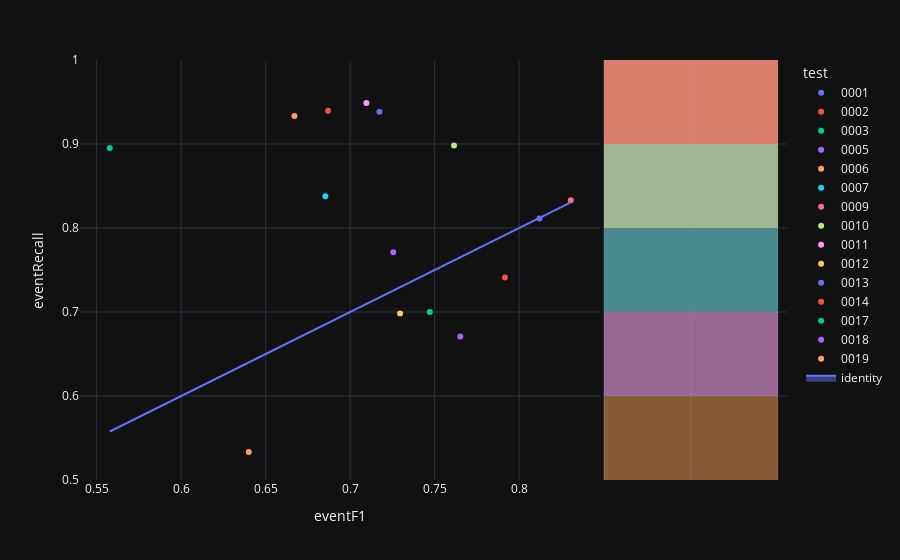

Notebook source saved alongside this figure:
### Code cell
fig=px.scatter(experimentModels,x='eventF1',y='eventRecall',color='test',hover_name='modelId', marginal_y="histogram")
fig.add_trace(
    go.Scatter(x=experimentModels['eventF1'], y=experimentModels['eventF1'], name="identity", mode='lines',fill="toself")
)
fig.show()

### Figure 1 — Plotly figure (JSON) as saved in the notebook; plotly's stock layout.template omitted (floating-point values rounded to 4 significant figures)
{"data": [{"hovertemplate": "<b>%{hovertext}</b><br><br>test=0001<br>eventF1=%{x}<br>eventRecall=%{y}<extra></extra>", "hovertext": ["bdbdfc7b-0c97-484c-b4e9-70e698d9b353"], "legendgroup": "0001", "marker": {"color": "#636efa", "symbol": "circle"}, "mode": "markers", "name": "0001", "orientation": "v", "showlegend": true, "x": [0.8121], "xaxis": "x", "y": [0.8113], "yaxis": "y", "type": "scatter"}, {"alignmentgroup": "True", "bingroup": "y", "hovertemplate": "test=0001<br>eventRecall=%{y}<br>count=%{x}<extra></extra>", "legendgroup": "0001", "marker": {"color": "#636efa"}, "name": "0001", "offsetgroup": "0001", "opacity": 0.5, "showlegend": false, "xaxis": "x2", "y": [0.8113], "yaxis": "y2", "type": "histogram"}, {"hovertemplate": "<b>%{hovertext}</b><br><br>test=0002<br>eventF1=%{x}<br>eventRecall=%{y}<extra></extra>", "hovertext": ["bae09da0-598a-46ed-b46a-553a9d1de380"], "legendgroup": "0002", "marker": {"color": "#EF553B", "symbol": "circle"}, "mode": "markers", "name": "0002", "orientation": "v", "showlegend": true, "x": [0.7916], "xaxis": "x", "y": [0.741], "yaxis": "y", "type": "scatter"}, {"alignmentgroup": "True", "bingroup": "y", "hovertemplate": "test=0002<br>eventRecall=%{y}<br>count=%{x}<extra></extra>", "legendgroup": "0002", "marker": {"color": "#EF553B"}, "name": "0002", "offsetgroup": "0002", "opacity": 0.5, "showlegend": false, "xaxis": "x2", "y": [0.741], "yaxis": "y2", "type": "histogram"}, {"hovertemplate": "<b>%{hovertext}</b><br><br>test=0003<br>eventF1=%{x}<br>eventRecall=%{y}<extra></extra>", "hovertext": ["2c77d9d9-8a36-4e76-ac92-65f9318bd100"], "legendgroup": "0003", "marker": {"color": "#00cc96", "symbol": "circle"}, "mode": "markers", "name": "0003", "orientation": "v", "showlegend": true, "x": [0.5577], "xaxis": "x", "y": [0.8951], "yaxis": "y", "type": "scatter"}, {"alignmentgroup": "True", "bingroup": "y", "hovertemplate": "test=0003<br>eventRecall=%{y}<br>count=%{x}<extra></extra>", "legendgroup": "0003", "marker": {"color": "#00cc96"}, "name": "0003", "offsetgroup": "0003", "opacity": 0.5, "showlegend": false, "xaxis": "x2", "y": [0.8951], "yaxis": "y2", "type": "histogram"}, {"hovertemplate": "<b>%{hovertext}</b><br><br>test=0005<br>eventF1=%{x}<br>eventRecall=%{y}<extra></extra>", "hovertext": ["dc49a81b-fa55-4b8e-989b-e40bd13a4302"], "legendgroup": "0005", "marker": {"color": "#ab63fa", "symbol": "circle"}, "mode": "markers", "name": "0005", "orientation": "v", "showlegend": true, "x": [0.7255], "xaxis": "x", "y": [0.7713], "yaxis": "y", "type": "scatter"}, {"alignmentgroup": "True", "bingroup": "y", "hovertemplate": "test=0005<br>eventRecall=%{y}<br>count=%{x}<extra></extra>", "legendgroup": "0005", "marker": {"color": "#ab63fa"}, "name": "0005", "offsetgroup": "0005", "opacity": 0.5, "showlegend": false, "xaxis": "x2", "y": [0.7713], "yaxis": "y2", "type": "histogram"}, {"hovertemplate": "<b>%{hovertext}</b><br><br>test=0006<br>eventF1=%{x}<br>eventRecall=%{y}<extra></extra>", "hovertext": ["3d3c90d6-8d87-4dd0-85ec-9eedee1565cb"], "legendgroup": "0006", "marker": {"color": "#FFA15A", "symbol": "circle"}, "mode": "markers", "name": "0006", "orientation": "v", "showlegend": true, "x": [0.64], "xaxis": "x", "y": [0.5333], "yaxis": "y", "type": "scatter"}, {"alignmentgroup": "True", "bingroup": "y", "hovertemplate": "test=0006<br>eventRecall=%{y}<br>count=%{x}<extra></extra>", "legendgroup": "0006", "marker": {"color": "#FFA15A"}, "name": "0006", "offsetgroup": "0006", "opacity": 0.5, "showlegend": false, "xaxis": "x2", "y": [0.5333], "yaxis": "y2", "type": "histogram"}, {"hovertemplate": "<b>%{hovertext}</b><br><br>test=0007<br>eventF1=%{x}<br>eventRecall=%{y}<extra></extra>", "hovertext": ["6622a394-926c-45ad-a0f5-eb1def948317"], "legendgroup": "0007", "marker": {"color": "#19d3f3", "symbol": "circle"}, "mode": "markers", "name": "0007", "orientation": "v", "showlegend": true, "x": [0.6853], "xaxis": "x", "y": [0.8377], "yaxis": "y", "type": "scatter"}, {"alignmentgroup": "True", "bingroup": "y", "hovertemplate": "test=0007<br>eventRecall=%{y}<br>count=%{x}<extra></extra>", "legendgroup": "0007", "marker": {"color": "#19d3f3"}, "name": "0007", "offsetgroup": "0007", "opacity": 0.5, "showlegend": false, "xaxis": "x2", "y": [0.8377], "yaxis": "y2", "type": "histogram"}, {"hovertemplate": "<b>%{hovertext}</b><br><br>test=0009<br>eventF1=%{x}<br>eventRecall=%{y}<extra></extra>", "hovertext": ["91153884-8b2d-49a1-86cd-386a1add8f8e"], "legendgroup": "0009", "marker": {"color": "#FF6692", "symbol": "circle"}, "mode": "markers", "name": "0009", "orientation": "v", "showlegend": true, "x": [0.8306], "xaxis": "x", "y": [0.8329], "yaxis": "y", "type": "scatter"}, {"alignmentgroup": "True", "bingroup": "y", "hovertemplate": "test=0009<br>eventRecall=%{y}<br>count=%{x}<extra></extra>", "legendgroup": "0009", "marker": {"color": "#FF6692"}, "name": "0009", "offsetgroup": "0009", "opacity": 0.5, "showlegend": false, "xaxis": "x2", "y": [0.8329], "yaxis": "y2", "type": "histogram"}, {"hovertemplate": "<b>%{hovertext}</b><br><br>test=0010<br>eventF1=%{x}<br>eventRecall=%{y}<extra></extra>", "hovertext": ["672f9a5b-bab6-4a47-8889-b20041f97fe8"], "legendgroup": "0010", "marker": {"color": "#B6E880", "symbol": "circle"}, "mode": "markers", "name": "0010", "orientation": "v", "showlegend": true, "x": [0.7615], "xaxis": "x", "y": [0.8981], "yaxis": "y", "type": "scatter"}, {"alignmentgroup": "True", "bingroup": "y", "hovertemplate": "test=0010<br>eventRecall=%{y}<br>count=%{x}<extra></extra>", "legendgroup": "0010", "marker": {"color": "#B6E880"}, "name": "0010", "offsetgroup": "0010", "opacity": 0.5, "showlegend": false, "xaxis": "x2", "y": [0.8981], "yaxis": "y2", "type": "histogram"}, {"hovertemplate": "<b>%{hovertext}</b><br><br>test=0011<br>eventF1=%{x}<br>eventRecall=%{y}<extra></extra>", "hovertext": ["98885354-4ef8-4d7f-b64d-8fb9a1edc578"], "legendgroup": "0011", "marker": {"color": "#FF97FF", "symbol": "circle"}, "mode": "markers", "name": "0011", "orientation": "v", "showlegend": true, "x": [0.7096], "xaxis": "x", "y": [0.9488], "yaxis": "y", "type": "scatter"}, {"alignmentgroup": "True", "bingroup": "y", "hovertemplate": "test=0011<br>eventRecall=%{y}<br>count=%{x}<extra></extra>", "legendgroup": "0011", "marker": {"color": "#FF97FF"}, "name": "0011", "offsetgroup": "0011", "opacity": 0.5, "showlegend": false, "xaxis": "x2", "y": [0.9488], "yaxis": "y2", "type": "histogram"}, {"hovertemplate": "<b>%{hovertext}</b><br><br>test=0012<br>eventF1=%{x}<br>eventRecall=%{y}<extra></extra>", "hovertext": ["39389298-e7f5-4de1-9dc7-bcf9a95245bd"], "legendgroup": "0012", "marker": {"color": "#FECB52", "symbol": "circle"}, "mode": "markers", "name": "0012", "orientation": "v", "showlegend": true, "x": [0.7296], "xaxis": "x", "y": [0.6982], "yaxis": "y", "type": "scatter"}, {"alignmentgroup": "True", "bingroup": "y", "hovertemplate": "test=0012<br>eventRecall=%{y}<br>count=%{x}<extra></extra>", "legendgroup": "0012", "marker": {"color": "#FECB52"}, "name": "0012", "offsetgroup": "0012", "opacity": 0.5, "showlegend": false, "xaxis": "x2", "y": [0.6982], "yaxis": "y2", "type": "histogram"}, {"hovertemplate": "<b>%{hovertext}</b><br><br>test=0013<br>eventF1=%{x}<br>eventRecall=%{y}<extra></extra>", "hovertext": ["6843077b-61cf-42ad-93b6-b05a4e571941"], "legendgroup": "0013", "marker": {"color": "#636efa", "symbol": "circle"}, "mode": "markers", "name": "0013", "orientation": "v", "showlegend": true, "x": [0.7173], "xaxis": "x", "y": [0.9384], "yaxis": "y", "type": "scatter"}, {"alignmentgroup": "True", "bingroup": "y", "hovertemplate": "test=0013<br>eventRecall=%{y}<br>count=%{x}<extra></extra>", "legendgroup": "0013", "marker": {"color": "#636efa"}, "name": "0013", "offsetgroup": "0013", "opacity": 0.5, "showlegend": false, "xaxis": "x2", "y": [0.9384], "yaxis": "y2", "type": "histogram"}, {"hovertemplate": "<b>%{hovertext}</b><br><br>test=0014<br>eventF1=%{x}<br>eventRecall=%{y}<extra></extra>", "hovertext": ["2d6d22a0-446c-4062-a7c7-ddfb9c121e52"], "legendgroup": "0014", "marker": {"color": "#EF553B", "symbol": "circle"}, "mode": "markers", "name": "0014", "orientation": "v", "showlegend": true, "x": [0.6869], "xaxis": "x", "y": [0.9396], "yaxis": "y", "type": "scatter"}, {"alignmentgroup": "True", "bingroup": "y", "hovertemplate": "test=0014<br>eventRecall=%{y}<br>count=%{x}<extra></extra>", "legendgroup": "0014", "marker": {"color": "#EF553B"}, "name": "0014", "offsetgroup": "0014", "opacity": 0.5, "showlegend": false, "xaxis": "x2", "y": [0.9396], "yaxis": "y2", "type": "histogram"}, {"hovertemplate": "<b>%{hovertext}</b><br><br>test=0017<br>eventF1=%{x}<br>eventRecall=%{y}<extra></extra>", "hovertext": ["b19207a8-f284-4643-bfe5-58df44b2ec11"], "legendgroup": "0017", "marker": {"color": "#00cc96", "symbol": "circle"}, "mode": "markers", "name": "0017", "orientation": "v", "showlegend": true, "x": [0.7472], "xaxis": "x", "y": [0.7], "yaxis": "y", "type": "scatter"}, {"alignmentgroup": "True", "bingroup": "y", "hovertemplate": "test=0017<br>eventRecall=%{y}<br>count=%{x}<extra></extra>", "legendgroup": "0017", "marker": {"color": "#00cc96"}, "name": "0017", "offsetgroup": "0017", "opacity": 0.5, "showlegend": false, "xaxis": "x2", "y": [0.7], "yaxis": "y2", "type": "histogram"}, {"hovertemplate": "<b>%{hovertext}</b><br><br>test=0018<br>eventF1=%{x}<br>eventRecall=%{y}<extra></extra>", "hovertext": ["4d651825-f7a4-4075-be43-51c1d02ded72"], "legendgroup": "0018", "marker": {"color": "#ab63fa", "symbol": "circle"}, "mode": "markers", "name": "0018", "orientation": "v", "showlegend": true, "x": [0.7652], "xaxis": "x", "y": [0.671], "yaxis": "y", "type": "scatter"}, {"alignmentgroup": "True", "bingroup": "y", "hovertemplate": "test=0018<br>eventRecall=%{y}<br>count=%{x}<extra></extra>", "legendgroup": "0018", "marker": {"color": "#ab63fa"}, "name": "0018", "offsetgroup": "0018", "opacity": 0.5, "showlegend": false, "xaxis": "x2", "y": [0.671], "yaxis": "y2", "type": "histogram"}, {"hovertemplate": "<b>%{hovertext}</b><br><br>test=0019<br>eventF1=%{x}<br>eventRecall=%{y}<extra></extra>", "hovertext": ["b6859196-b916-4b6c-9f63-b132c50cd41d"], "legendgroup": "0019", "marker": {"color": "#FFA15A", "symbol": "circle"}, "mode": "markers", "name": "0019", "orientation": "v", "showlegend": true, "x": [0.667], "xaxis": "x", "y": [0.9333], "yaxis": "y", "type": "scatter"}, {"alignmentgroup": "True", "bingroup": "y", "hovertemplate": "test=0019<br>eventRecall=%{y}<br>count=%{x}<extra></extra>", "legendgroup": "0019", "marker": {"color": "#FFA15A"}, "name": "0019", "offsetgroup": "0019", "opacity": 0.5, "showlegend": false, "xaxis": "x2", "y": [0.9333], "yaxis": "y2", "type": "histogram"}, {"fill": "toself", "mode": "lines", "name": "identity", "x": [0.8121, 0.7916, 0.5577, 0.7255, 0.64, 0.6853, 0.8306, 0.7615, 0.7096, 0.7296, 0.7173, 0.6869, 0.7472, 0.7652, 0.667], "y": [0.8121, 0.7916, 0.5577, 0.7255, 0.64, 0.6853, 0.8306, 0.7615, 0.7096, 0.7296, 0.7173, 0.6869, 0.7472, 0.7652, 0.667], "type": "scatter"}], "layout": {"xaxis": {"anchor": "y", "domain": [0.0, 0.7363], "title": {"text": "eventF1"}}, "yaxis": {"anchor": "x", "domain": [0.0, 1.0], "title": {"text": "eventRecall"}}, "xaxis2": {"anchor": "y2", "domain": [0.7413, 1.0], "matches": "x2", "showticklabels": false, "showline": false, "ticks": "", "showgrid": true}, "yaxis2": {"anchor": "x2", "domain": [0.0, 1.0], "matches": "y", "showticklabels": false, "showgrid": true}, "legend": {"title": {"text": "test"}, "tracegroupgap": 0}, "margin": {"t": 60}, "barmode": "overlay"}}
